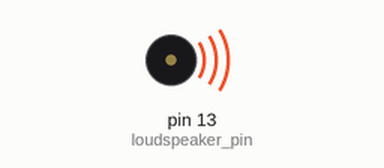
The sketch below on a simulated Arduino Uno, built with avr-gcc and run on an emulated ATmega328P. Shown: buzzer (waves = sounding).

Above: at 0.5 s.
At 8.25 s:
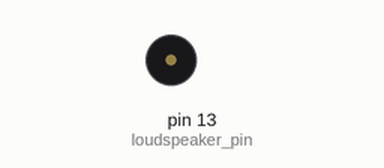
Timing chart, 0 to 10.9 s (numbered marks = the images above):
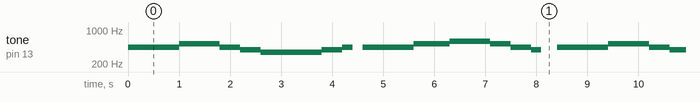

The sketch:

music.ino
```cpp
const int loudspeaker_pin =13;
const int base_time =16 * 50;
void setup() {
  pinMode(loudspeaker_pin, OUTPUT);
}

void loop() {
  tone(loudspeaker_pin, 440);
delay(base_time / 4);
tone(loudspeaker_pin, 440);
delay(base_time / 2);
tone(loudspeaker_pin, 440);
delay(base_time / 2);
tone(loudspeaker_pin, 523);
delay(base_time / 2);
tone(loudspeaker_pin, 523);
delay(base_time / 2);
tone(loudspeaker_pin, 440);
delay(base_time / 2);
tone(loudspeaker_pin, 392);
delay(base_time / 2);
tone(loudspeaker_pin, 349);
delay(base_time / 2);
tone(loudspeaker_pin, 349);
delay(base_time / 2);
tone(loudspeaker_pin, 349);
delay(base_time / 2);
tone(loudspeaker_pin, 392);
delay(base_time / 2);
tone(loudspeaker_pin, 440);
delay(base_time / 4);
noTone(loudspeaker_pin);
delay(base_time / 4);
tone(loudspeaker_pin, 440);
delay(base_time / 4);
tone(loudspeaker_pin, 440);
delay(base_time / 2);
tone(loudspeaker_pin, 440);
delay(base_time / 2);
tone(loudspeaker_pin, 523);
delay(base_time * 3 / 2 / 4);
tone(loudspeaker_pin, 523);
delay(base_time / 2);
tone(loudspeaker_pin, 587);
delay(base_time / 2);
tone(loudspeaker_pin, 587);
delay(base_time / 2);
tone(loudspeaker_pin, 523);
delay(base_time / 2);
tone(loudspeaker_pin, 440);
delay(base_time / 2);
tone(loudspeaker_pin, 392);
delay(base_time / 4);
noTone(loudspeaker_pin);
delay(base_time / 4);


  digitalWrite(13, HIGH);
  delay(10);
  digitalWrite(13, LOW);
  delay(100);
}
```

Measured:
- by itself, tone on pin 13 (loudspeaker_pin): repeats every 8.4 s: 523 Hz 0.80 s, 440 Hz 0.40 s, 392 Hz 0.40 s, 349 Hz 1.2 s, 392 Hz 0.40 s, 440 Hz 0.20 s, silent 0.20 s, 440 Hz 1.0 s, 523 Hz 0.70 s, 587 Hz 0.80 s, 523 Hz 0.40 s, 440 Hz 0.40 s, 392 Hz 0.20 s, silent 0.31 s, 440 Hz 1.0 s
